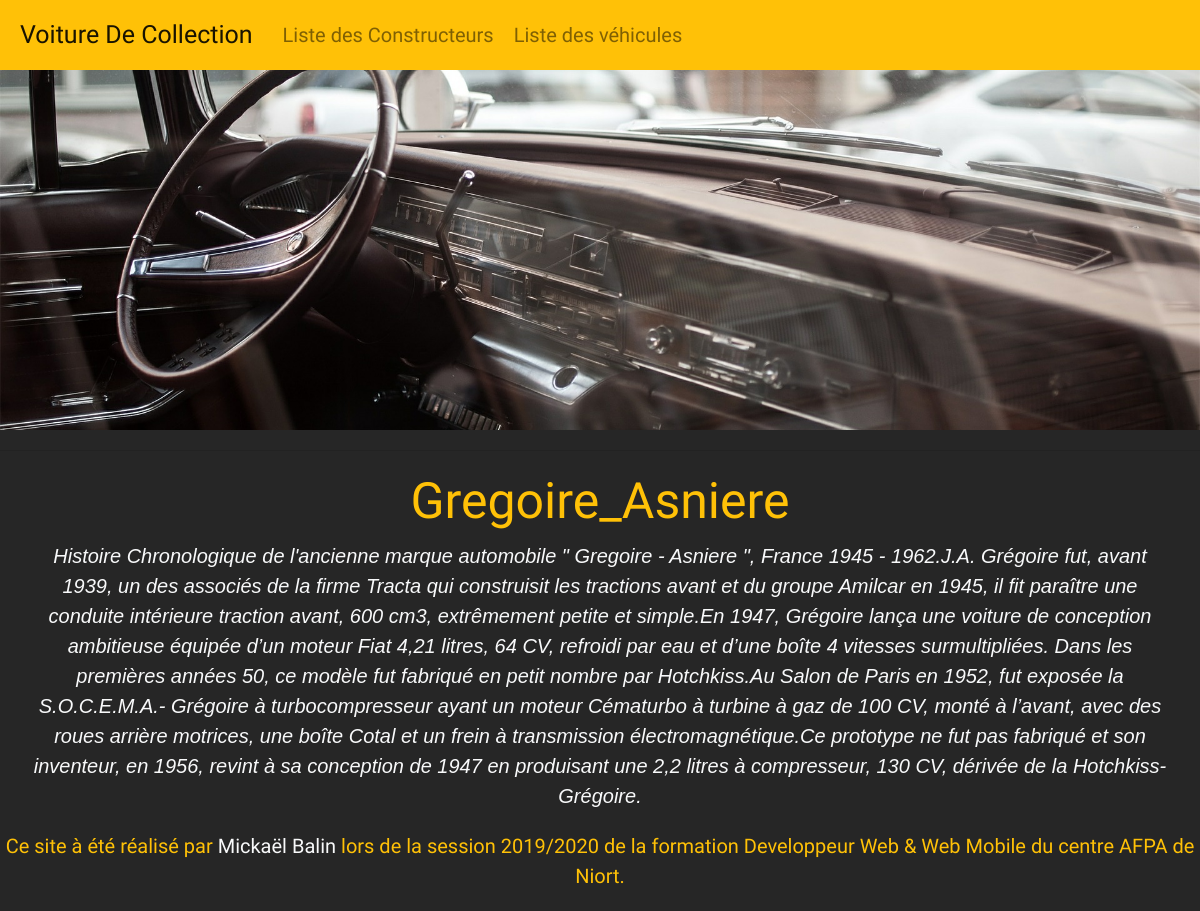
The app's page /constructeur.php?id=7 with its own data.
### tables this page shows
CREATE TABLE `Constructeur` (
  `Constructeur_ID` int(11) PRIMARY KEY NOT NULL AUTO_INCREMENT,
  `Constructeur_TITRE` varchar(100) NOT NULL,
  `Constructeur_CONTENU` longtext NOT NULL
);

### modele.php (called while the page is built, shortened)
<?php
function getConstructeur($idConstructeur){
    $bdcon = getBdd();
    $constructeur = $bdcon->prepare('select Constructeur_ID as id, Constructeur_TITRE as titre, Constructeur_CONTENU as contenu from Constructeur WHERE Constructeur_ID = ?');
    $constructeur->execute(array($idConstructeur));
    if($constructeur->rowcount() == 1){
        return $constructeur->fetch();
    } else{
        throw new Exception("Aucun billet ne correspond à l'identifiant '.$idConstructeur'");
    }
}
function getBdd(){
    $bdd = new PDO('mysql:host=localhost;dbname=automobile;charset=utf8', 'root', 'root', array(PDO::ATTR_ERRMODE => PDO::ERRMODE_EXCEPTION));
    return $bdd;
}

### vues/vueConstructeur.php (the view, shortened to what this page needs)
<div class="container">
  <div class="row d-flex justify-content-center">
    <div>
        <h1 class="text-warning text-center "><?= $constructeur['titre']?></h1>
        <p class="description text-light text-center"><?= $constructeur['contenu']?></p>
</div>
  </div>
  </div>
<?php require 'gabarit.php';?>

### css/style.css (style rules this page uses)
* { box-sizing: border-box; font-size: 20px; }
body { background-color: #262626; font-family: 'Girassol', cursive; }
.description { font-family: 'Merriweather Sans', sans-serif; font-style: italic; }

### records on screen
constructeur: Constructeur_TITRE "Gregoire_Asniere", Constructeur_CONTENU "Histoire Chronologique de l'ancienne marque automobile \" Gregoire - Asniere \", France 1945 - 1962.J.A. Grégoire fut, avant 1939, un des associés de la firme Tracta qui construisit les tractions avant et du groupe Amilcar en 1945, il fit paraître une conduite intérieure traction avant, 600 cm3, extrêmement petite et simple.En 1947, Grégoire lança une voiture de conception ambitieuse équipée d’un moteur Fiat 4,21 litres, 64 CV, refroidi par eau et d’une boîte 4 vitesses surmultipliées. Dans les premières années 50, ce modèle fut fabriqué en petit nombre par Hotchkiss.Au Salon de Paris en 1952, fut exposée la S.O.C.E.M.A.- Grégoire à turbocompresseur ayant un moteur Cématurbo à turbine à gaz…"
